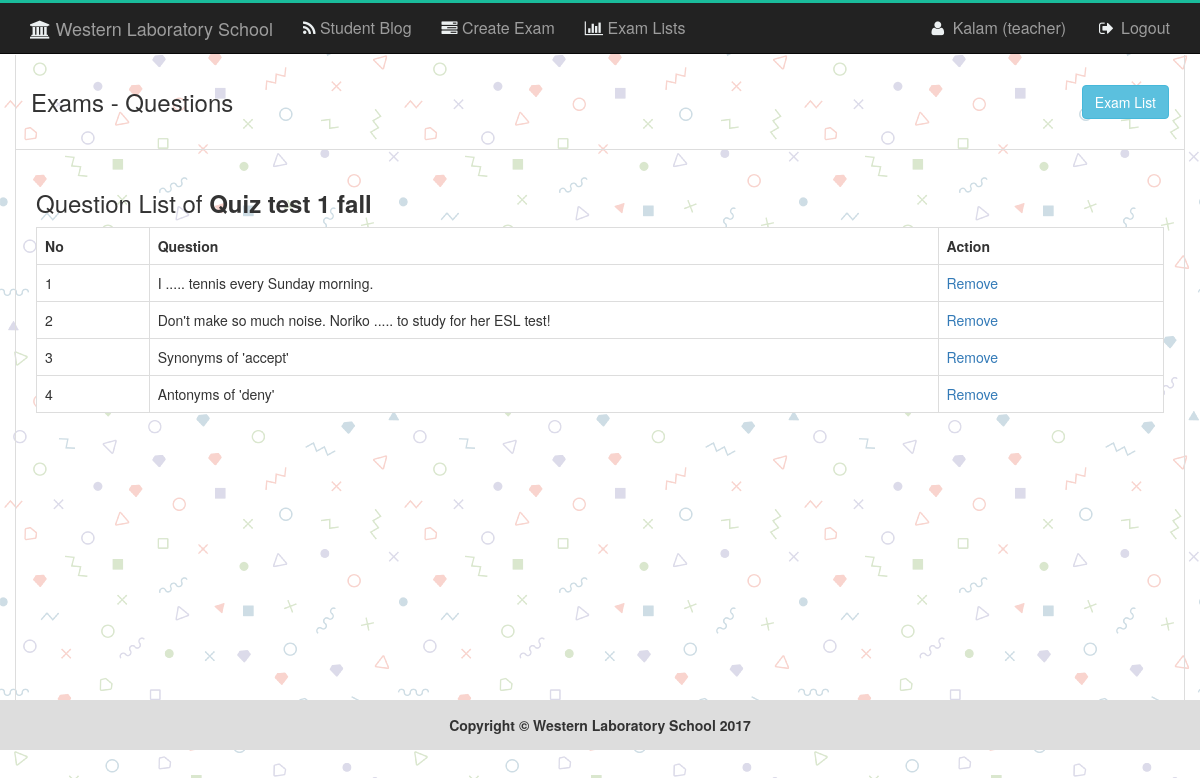
Screenshot of /questionlist.php?viewex=22 (signed in) with the database file from the repository.
### tables this page shows
CREATE TABLE `tbl_exam` (
  `id` int(11) NOT NULL,
  `name` varchar(50) NOT NULL,
  `subject` varchar(50) NOT NULL,
  `author` varchar(50) NOT NULL,
  `edate` timestamp NOT NULL DEFAULT CURRENT_TIMESTAMP
);

CREATE TABLE `tbl_ques` (
  `id` int(11) NOT NULL,
  `quesNo` int(11) NOT NULL,
  `ques` text NOT NULL,
  `examid` int(11) NOT NULL
);

### classes/exam.php (called while the page is built, shortened)
<?php
$filepath = realpath(dirname(__FILE__));
include_once ($filepath."/../libs/Database.php");
Class Exam{
	private $db;
	public function __construct(){
		$this->db = new Database();
	}
	public function getQuestionByExamId($id){
			$query = "SELECT * FROM tbl_ques WHERE examid='$id'";
			$getData = $this->db->select($query);
			if ($getData) {
				return $getData;
			}else{
				return false;
			}
	}
	public function getExamById($id){
			$query = "SELECT * FROM tbl_exam WHERE id='$id'";
			$getData = $this->db->select($query);
			if ($getData) {
				return $getData;
			}else{
				return false;
			}
	}
	}
?>

### libs/Database.php (called while the page is built, shortened)
<?php
Class Database{
	public $host   = DB_HOST;
	public $user   = DB_USER;
	public $pass   = DB_PASS;
	public $dbname = DB_NAME;
	public $link;
	private function connectDB(){
	$this->link = new mysqli($this->host, $this->user, $this->pass, $this->dbname);
 }
	public function select($query){
		$result = $this->link->query($query) or die($this->link->error.__LINE__);
		if($result->num_rows > 0){
			return $result;
		} else {
			return false;
		}
	}
}

### questionlist.php (the view, shortened to what this page needs)
<?php
include_once "header.php";
?>
	<section id="examlist">
    <div class="container obls_margin obls_border">
        <div class="row">
            <div class="col-md-6 examlistpad">
                <span style="font-size:24px;">Exams - Questions</span>
            </div>
            <div class="col-md-6 text-right examlistpad">
                <div class="">
                  <a href="examlist.php" class="btn btn-info">Exam List</a>
                </div>
            </div>
        </div>
     <div class="row" id="postdetails">
       <div class="col-md-12" style="padding:20px;">
				 <?php
				 	if(isset($_GET['viewex'])){
						$exid = $_GET['viewex'];
						$exinfo = $ex->getExamById($exid);
						$exinfo = $exinfo->fetch_assoc();
				 ?>
				 <h3>Question List of <strong><?php echo $exinfo['name'];?></strong></h3>
				<table class="table table-bordered" style="background:#fff">
					<tr>
				    <th width="10%">No</th>
				    <th width="70%">Question</th>
				    <th width="20%">Action</th>
				    </tr>
					<?php
						$getqs = $ex->getQuestionByExamId($exid);
						if ($getqs) {
						$i=0;
						while ($row = $getqs->fetch_assoc()) {
						$i++;
					?>
					<tr>
				    <td><?php echo $i; ?></td>
				    <td><?php echo $row['ques']; ?></td>
				    <td>
				<a onclick="return confirm('Are You Sure To Remove this Question');" href="?viewex=<?php echo $exid; ?>&&delques=<?php echo $row['quesNo']; ?>">Remove</a></td>
				    </tr>
				   <?php } }else{
				   		echo "<tr><td colspan='3' class='error'>No question found !</td></tr>";
				   } } ?>
				</table>
	  	</div>
	  </div>
	 </div>
  </section>
<?php
include_once "footer.php";
?>

### assets/css/main.css (style rules this page uses)
body { background-image: url("../img/logintexture.png"); }
.obls_border { border-left: 1px solid #ddd; border-right: 1px solid #ddd; }
.obls_margin { margin-top: 55px; }
#postdetails { min-height: 550px; padding-bottom: 30px; }
.examlistpad { padding: 30px 15px; border-bottom: 1px solid #ddd; }

### rows the page displays
tbl_exam: name "Quiz test 1 fall"
tbl_ques: ques "I ..... tennis every Sunday morning."
tbl_ques: ques "Don't make so much noise. Noriko ..... to study for her ESL test!"
tbl_ques: ques "Synonyms of 'accept'"
tbl_ques: ques "Antonyms of 'deny'"

### other values shown
Session::get('username') "Kalam"
Session::get("usertype") "teacher"
